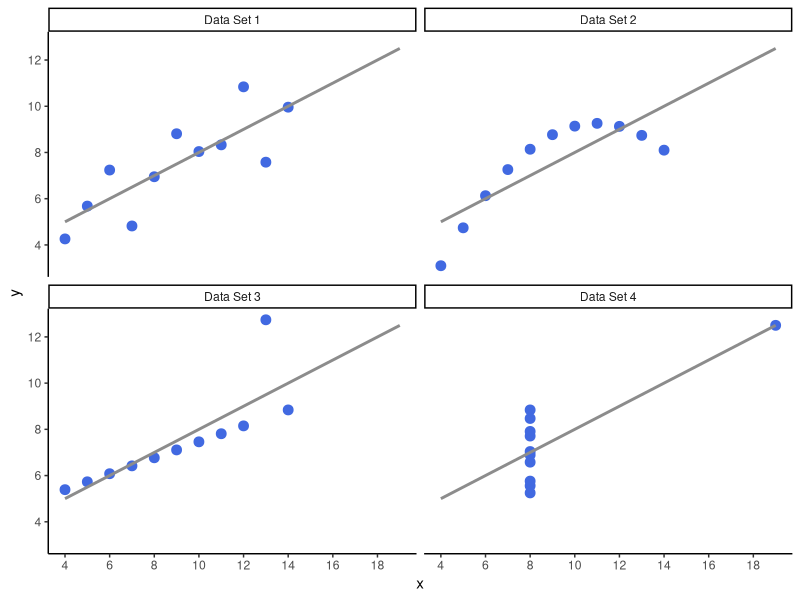

Generate this figure with R: (Note: this script raises an error after producing the figure.)
## ---- chunk 1
library(tidyverse)
df_a <- readr::read_csv("a_data.csv")

## ---- chunk 2


df_a %>% 
  group_by(data) %>% 
  summarize(`Mean of x` = mean(x),
            `Mean of y` = mean(y),
            `SD of x` = sd(x),
            `SD of y` = sd(y)) %>% 
  mutate_all(round, digits = 2) %>% 
  tidyr::pivot_longer(cols = -c(data)) %>% 
  rename(Statistic = name) %>% 
  mutate(data = stringr::str_c("Data Set " , data)) %>% 
  spread(key = data, value = value) %>% 
  knitr::kable()

## ---- chunk 3
df_a %>% 
  mutate(data = stringr::str_c("Data Set ", data)) %>% 
  ggplot(aes(x = x, y = y)) +
  geom_point(size =3,
             color = "royal blue") +
  facet_wrap(~data) +
  geom_smooth(method = "lm", 
              se = FALSE,
              fullrange=TRUE,
              # linetype = "dashed",
              color = "#8c8c8c") +
  theme_classic() +
  scale_y_continuous(breaks = seq(0,14, by = 2)) +
  scale_x_continuous(breaks = seq(0,20, by = 2))
## ---- chunk 4
knitr::include_graphics("data_viz_power_table.gif")
## ---- chunk 5
knitr::include_graphics("data_viz_power_chart.gif")
